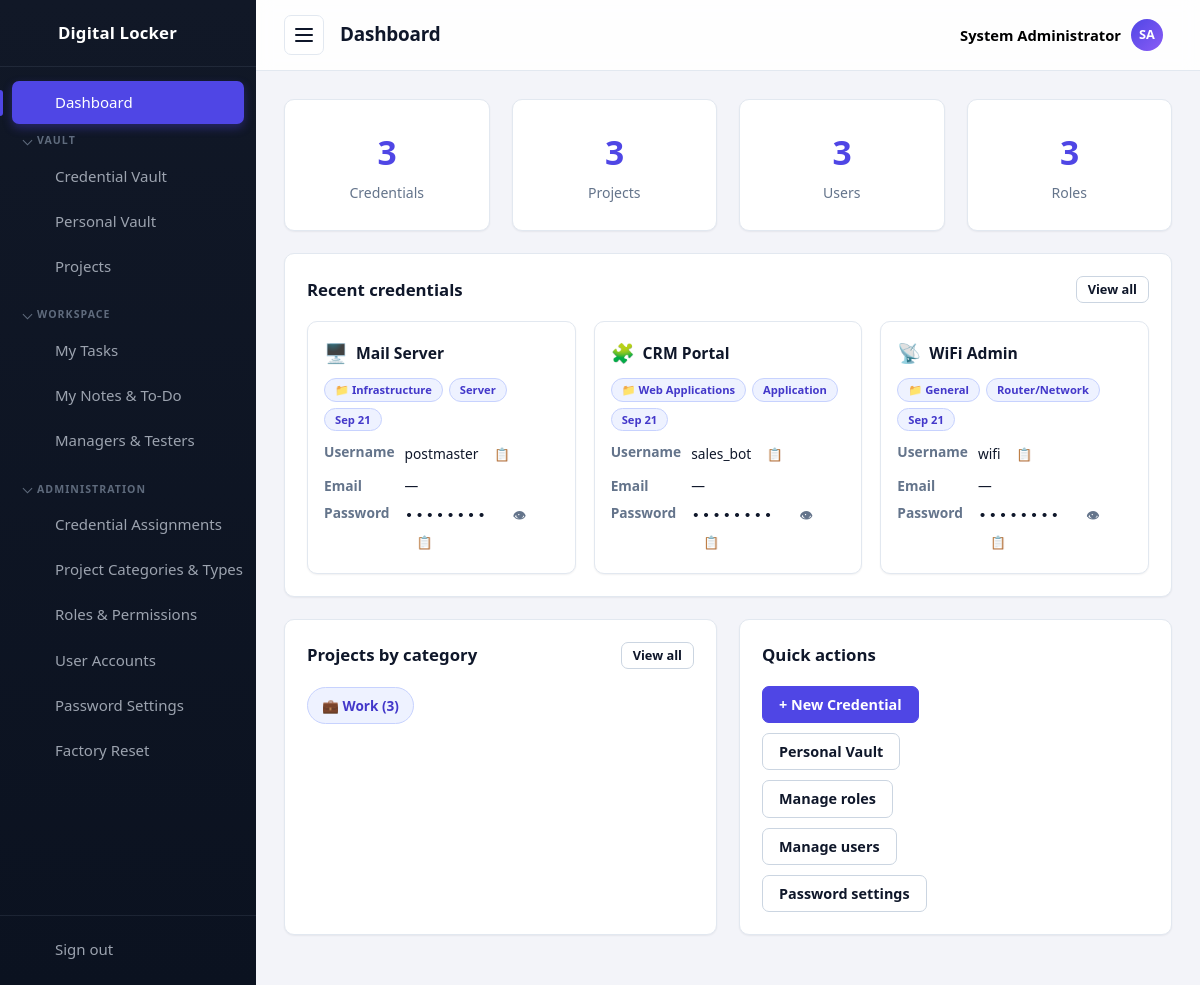
/dashboard.php (signed in), run on the app's committed database.
### tables this page shows
CREATE TABLE settings (
  id          INT UNSIGNED AUTO_INCREMENT PRIMARY KEY,
  setting_key VARCHAR(60) NOT NULL UNIQUE,
  setting_value TEXT NULL
);

CREATE TABLE passwords (
  id            INT UNSIGNED AUTO_INCREMENT PRIMARY KEY,
  title         VARCHAR(150) NOT NULL,
  category      VARCHAR(60)  NOT NULL DEFAULT '',
  username      VARCHAR(120) NOT NULL DEFAULT '',
  email         VARCHAR(120) NOT NULL DEFAULT '',
  phone         VARCHAR(40)  NOT NULL DEFAULT '',
  encrypted     TEXT         NOT NULL,
  url           VARCHAR(255) NOT NULL DEFAULT '',
  notes         TEXT,
  extra_info    TEXT,
  project_id    INT UNSIGNED NULL,
  assigned_to   INT UNSIGNED NULL,
  created_by    INT UNSIGNED NULL,
  created_at    TIMESTAMP DEFAULT CURRENT_TIMESTAMP,
  updated_at    TIMESTAMP DEFAULT CURRENT_TIMESTAMP ON UPDATE CURRENT_TIMESTAMP,
  CONSTRAINT fk_p_project  FOREIGN KEY (project_id)  REFERENCES projects(id) ON DELETE SET NULL,
  CONSTRAINT fk_p_assigned FOREIGN KEY (assigned_to) REFERENCES users(id)    ON DELETE SET NULL,
  CONSTRAINT fk_p_creator  FOREIGN KEY (created_by)  REFERENCES users(id)    ON DELETE SET NULL
);

CREATE TABLE projects (
  id          INT UNSIGNED AUTO_INCREMENT PRIMARY KEY,
  name        VARCHAR(100) NOT NULL UNIQUE,
  category    VARCHAR(60)  NOT NULL DEFAULT '',
  type        VARCHAR(60)  NOT NULL DEFAULT '',
  role        VARCHAR(80)  NOT NULL DEFAULT '',
  description VARCHAR(255) NOT NULL DEFAULT '',
  created_at  TIMESTAMP DEFAULT CURRENT_TIMESTAMP
);

### dashboard.php (the view, shortened to what the rows shown need)
<?php
require_once __DIR__ . '/includes/init.php';
$pageTitle = 'Dashboard';
if (isAdministrator()) {
    $totalProjects = (int) $db->query('SELECT COUNT(*) FROM projects')->fetchColumn();
} else {
    $stmt = $db->prepare('SELECT COUNT(*) FROM project_members WHERE user_id = :uid');
    $stmt->execute(['uid' => (int) currentUser()['id']]);
    $totalProjects = (int) $stmt->fetchColumn();
}
$canViewVault = hasPermission('passwords.view');
$recent = [];
if ($canViewVault) {
    $candidates = $db->query(
        'SELECT p.id, p.title, p.category, p.username, p.email, p.url, p.updated_at, p.project_id, pr.name AS project_name
           FROM passwords p
           LEFT JOIN projects pr ON pr.id = p.project_id
          ORDER BY p.updated_at DESC
          LIMIT 20'
    )->fetchAll();
    foreach ($candidates as $row) {
        if (canAccessCredentialProject((int) $row['id']) && canAccessCredential((int) $row['id'])) {
            $recent[] = $row;
        }
    }
}
require __DIR__ . '/includes/header.php';
?>
<div class="card">
    <div class="card__header">
        <h2 class="card__title">Recent credentials</h2>
    </div>
    <?php if (!$canViewVault): ?>
        <p class="muted">You don't have permission to view the Credential Vault.</p>
    <?php elseif ($recent): ?>
        <div class="credential-grid">
        <?php foreach ($recent as $row): ?>
            <?php $canAccess = canAccessCredential((int) $row['id']); ?>
            <div class="credential-card<?= $canAccess ? '' : ' credential-card--restricted' ?>">
                <div class="credential-card__header">
                    <span class="credential-card__icon"><?= categoryIcon((string) $row['category']) ?></span>
                    <a class="credential-card__title" href="passwords/view.php?id=<?= (int) $row['id'] ?>"><?= e($row['title']) ?></a>
                </div>
                <div class="credential-card__meta">
                    <?php if ($row['project_name']): ?><a class="badge badge--role" href="projects/view.php?id=<?= (int) $row['project_id'] ?>">📁 <?= e($row['project_name']) ?></a><?php endif; ?>
                    <?php if ($row['category']): ?><a class="badge badge--role" href="passwords/index.php?category=<?= urlencode($row['category']) ?>"><?= e($row['category']) ?></a><?php endif; ?>
                    <span class="badge badge--role"><?= e(date('M j', strtotime($row['updated_at']))) ?></span>
                </div>
                <dl class="credential-card__fields">
                    <dt>Username</dt>
                    <dd>
                        <?php if ($row['username']): ?>
                            <?= e($row['username']) ?>
                            <button type="button" class="btn btn--small btn--ghost copy-text-btn" data-copy="<?= e($row['username']) ?>" title="Copy username">📋</button>
                        <?php else: ?>
                            —
                        <?php endif; ?>
                    </dd>
                    <dt>Email</dt>
                    <dd>
                        <?php if ($row['email']): ?>
                            <?= e($row['email']) ?>
                            <button type="button" class="btn btn--small btn--ghost copy-text-btn" data-copy="<?= e($row['email']) ?>" title="Copy email">📋</button>
                        <?php else: ?>
                            —
                        <?php endif; ?>
                    </dd>
                    <dt>Password</dt>
                    <dd>
                        <?php if ($canAccess): ?>
                            <span class="secret secret--row" id="secret-row-<?= (int) $row['id'] ?>">••••••••</span>
                            <button type="button" class="btn btn--small btn--ghost reveal-row-btn" data-url="passwords/ajax.php?reveal=<?= (int) $row['id'] ?>" data-target="secret-row-<?= (int) $row['id'] ?>" title="Reveal">👁</button>
                            <button type="button" class="btn btn--small btn--ghost copy-row-btn" data-url="passwords/ajax.php?reveal=<?= (int) $row['id'] ?>" data-target="secret-row-<?= (int) $row['id'] ?>" title="Copy password">📋</button>
                        <?php else: ?>
                            <span class="muted">🔒 Restricted</span>
                        <?php endif; ?>
                    </dd>
                </dl>
            </div>
        <?php endforeach; ?>
        </div>
    <?php else: ?>
        <p class="muted">No credentials stored yet.</p>
    <?php endif; ?>
</div>
<div class="grid grid--two">
    <div class="card">
        <div class="card__header">
            <h2 class="card__title">Projects by category</h2>
        </div>
    </div>
    <div class="card">
        <div class="card__header">
            <h2 class="card__title">Quick actions</h2>
        </div>
    </div>
</div>
<?php require __DIR__ . '/includes/footer.php'; ?>

### includes/header.php (shortened to what the rows shown need)
<?php
require_once __DIR__ . '/init.php';
function navIcon(string $name): string
{
    $icons = [
        'dashboard' => '<path d="M3 3h8v8H3zM13 3h8v5h-8zM13 12h8v9h-8zM3 15h8v6H3z"/>',
        'passwords' => '<circle cx="8" cy="15" r="4"/><path d="M10.8 12.2L21 2M18 5l3 3M15.5 7.5l2 2"/>',
        'personal'  => '<circle cx="12" cy="8" r="4"/><path d="M4 21c0-4.4 3.6-7 8-7s8 2.6 8 7"/>',
        'export'    => '<path d="M12 3v12M8 11l4 4 4-4M4 17v3h16v-3"/>',
        'projects'  => '<path d="M3 7a2 2 0 0 1 2-2h4l2 2h8a2 2 0 0 1 2 2v9a2 2 0 0 1-2 2H5a2 2 0 0 1-2-2z"/>',
        'tasks'     => '<path d="M9 5H7a2 2 0 0 0-2 2v12a2 2 0 0 0 2 2h10a2 2 0 0 0 2-2V7a2 2 0 0 0-2-2h-2"/><rect x="9" y="3" width="6" height="4" rx="1"/><path d="M9 12l2 2 4-4"/>',
        'notes'     => '<path d="M6 3h9l5 5v13a1 1 0 0 1-1 1H6a1 1 0 0 1-1-1V4a1 1 0 0 1 1-1z"/><path d="M15 3v5h5M8 13h8M8 17h5"/>',
        'team'      => '<circle cx="9" cy="8" r="3.5"/><path d="M2.5 20c0-3.5 3-5.5 6.5-5.5s6.5 2 6.5 5.5M16 4.5a3.5 3.5 0 0 1 0 7M17.5 14.5c2.5.6 4 2.3 4 5.5"/>',
        'categories' => '<path d="M4 4h7v7H4zM13 4h7v7h-7zM4 13h7v7H4zM13 13h7v7h-7z"/>',
        'assignments' => '<circle cx="9" cy="7" r="4"/><path d="M2.5 21c0-4 3-6.5 6.5-6.5s6.5 2.5 6.5 6.5"/><path d="M17 8l2 2 4-4"/>',
        'roles'     => '<path d="M12 3l8 3v6c0 4.5-3.2 7.6-8 9-4.8-1.4-8-4.5-8-9V6z"/><path d="M9 12l2 2 4-4"/>',
        'users'     => '<circle cx="9" cy="8" r="3.5"/><path d="M2.5 20c0-3.5 3-5.5 6.5-5.5s6.5 2 6.5 5.5M16 4.5a3.5 3.5 0 0 1 0 7M17.5 14.5c2.5.6 4 2.3 4 5.5"/>',
        'settings'  => '<path d="M4 7h10M18 7h2M4 17h2M10 17h10"/><circle cx="16" cy="7" r="2.5"/><circle cx="8" cy="17" r="2.5"/>',
        'reset'     => '<path d="M3 12a9 9 0 1 1 3 6.7"/><path d="M3 21v-5h5"/>',
        'logout'    => '<path d="M14 4H5v16h9M10 12h11M18 8l4 4-4 4"/>',
        'lock'      => '<rect x="5" y="11" width="14" height="10" rx="2"/><path d="M8 11V8a4 4 0 0 1 8 0v3M12 15v3"/>',
    ];
    return '<svg class="icon" width="24" height="24" viewBox="0 0 24 24" fill="none" stroke="currentColor" stroke-width="2" stroke-linecap="round" stroke-linejoin="round" aria-hidden="true">' . ($icons[$name] ?? '') . '</svg>';
}
?>
<!DOCTYPE html>
<html lang="en">
<head>
    <title><?= e(pageTitle($pageTitle)) ?></title>
    <link rel="stylesheet" href="<?= e(assetUrl('/assets/css/style.css')) ?>">
</head>
<body data-autolock="<?= (int) setting('auto_lock_minutes', '0') ?>" data-confirm-reveal="<?= (int) setting('require_confirm_reveal', '0') ?>" data-lock-url="<?= e(BASE_URL . '/lock.php') ?>">
<div class="layout">
    <aside class="sidebar" id="sidebar">
        <a class="sidebar__brand" href="<?= BASE_URL ?>/dashboard.php" aria-label="<?= e(appName()) ?>">
            <?= navIcon('lock') ?>
            <span class="sidebar__brand-text"><?= e(appName()) ?></span>
        </a>
    </aside>
    <div class="main">
        <header class="topbar">
            <h1 class="topbar__title"><?= e($pageTitle) ?></h1>
        </header>
        <main class="content">

### data on the page
settings: setting_value "Digital Locker"
passwords: category "🖥️", title "Mail Server", project.name "Infrastructure", category "Server", updated_at "Sep 21", username "postmaster"
passwords: category "🧩", title "CRM Portal", project.name "Web Applications", category "Application", updated_at "Sep 21", username "sales_bot"
passwords: category "📡", title "WiFi Admin", project.name "General", category "Router/Network", updated_at "Sep 21", username "wifi"

### other printed values
$navGroup['label'] "VAULT"
$navItem['label'] "Credential Vault"
$navItem['label'] "Personal Vault"
$navItem['label'] "Projects"
$navGroup['label'] "WORKSPACE"
$navItem['label'] "My Tasks"
$navItem['label'] "My Notes & To-Do"
$navItem['label'] "Managers & Testers"
$navGroup['label'] "ADMINISTRATION"
$navItem['label'] "Credential Assignments"
$navItem['label'] "Project Categories & Types"
$navItem['label'] "Roles & Permissions"
$navItem['label'] "User Accounts"
$navItem['label'] "Password Settings"
$navItem['label'] "Factory Reset"
